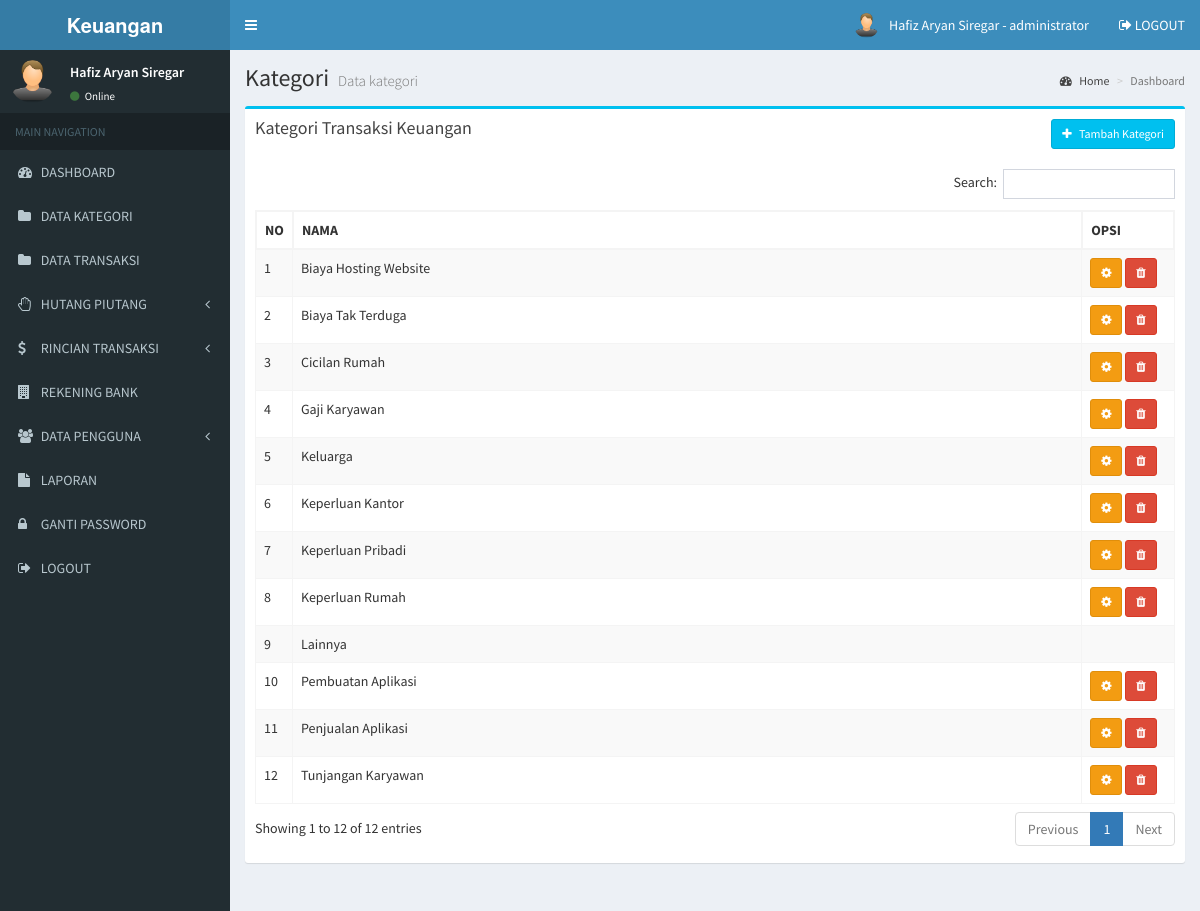
The app's page /admin/kategori.php (signed in) with its own data.
### tables this page shows
CREATE TABLE `user` (
  `user_id` int(11) NOT NULL,
  `user_nama` varchar(100) NOT NULL,
  `user_username` varchar(100) NOT NULL,
  `user_password` varchar(100) NOT NULL,
  `user_foto` varchar(100) DEFAULT NULL,
  `user_level` varchar(20) NOT NULL
);

CREATE TABLE `kategori` (
  `kategori_id` int(11) NOT NULL,
  `kategori` varchar(255) NOT NULL
);

### admin/kategori.php (the view, shortened to what this page needs)
<?php include 'header.php'; ?>
<div class="content-wrapper">
  <section class="content-header">
    <h1>
      Kategori
      <small>Data kategori</small>
    </h1>
    <ol class="breadcrumb">
      <li><a href="#"><i class="fa fa-dashboard"></i> Home</a></li>
      <li class="active">Dashboard</li>
    </ol>
  </section>
  <section class="content">
    <div class="row">
      <section class="col-lg-12">
        <div class="box box-info">
          <div class="box-header">
            <h3 class="box-title">Kategori Transaksi Keuangan</h3>
            <div class="btn-group pull-right">
              <button type="button" class="btn btn-info btn-sm" data-toggle="modal" data-target="#exampleModal">
                <i class="fa fa-plus"></i> &nbsp Tambah Kategori
              </button>
            </div>
          </div>
          <div class="box-body">
            <div class="table-responsive">
              <table class="table table-bordered table-striped" id="table-datatable">
                <thead>
                  <tr>
                    <th width="1%">NO</th>
                    <th>NAMA</th>
                    <th width="10%">OPSI</th>
                  </tr>
                </thead>
                <tbody>
                  <?php
                  include '../koneksi.php';
                  $no=1;
                  $data = mysqli_query($koneksi,"SELECT * FROM kategori ORDER BY kategori ASC");
                  while($d = mysqli_fetch_array($data)){
                    ?>
                    <tr>
                      <td><?php echo $no++; ?></td>
                      <td><?php echo $d['kategori']; ?></td>
                      <td>
                        <?php
                        if($d['kategori_id'] != 1){
                          ?>
                          <button type="button" class="btn btn-warning btn-sm" data-toggle="modal" data-target="#edit_kategori_<?php echo $d['kategori_id'] ?>">
                            <i class="fa fa-cog"></i>
                          </button>
                          <button type="button" class="btn btn-danger btn-sm" data-toggle="modal" data-target="#hapus_kategori_<?php echo $d['kategori_id'] ?>">
                            <i class="fa fa-trash"></i>
                          </button>
                          <?php
                        }
                        ?>
                      </td>
                    </tr>
                    <?php
                  }
                  ?>
                </tbody>
              </table>
            </div>
          </div>
        </div>
      </section>
    </div>
  </section>
</div>
<?php include 'footer.php'; ?>

### admin/header.php (shortened to what this page needs)
<!DOCTYPE html>
<html>
<head>
  <link rel="stylesheet" href="../assets/bower_components/bootstrap/dist/css/bootstrap.min.css">
  <link rel="stylesheet" href="../assets/bower_components/font-awesome/css/font-awesome.min.css">
  <link rel="stylesheet" href="../assets/bower_components/Ionicons/css/ionicons.min.css">
  <link rel="stylesheet" href="../assets/dist/css/AdminLTE.min.css">
  <link rel="stylesheet" href="../assets/bower_components/datatables.net-bs/css/dataTables.bootstrap.min.css">
  <link rel="stylesheet" href="../assets/dist/css/skins/_all-skins.min.css">
  <link rel="stylesheet" href="../assets/bower_components/morris.js/morris.css">
  <link rel="stylesheet" href="../assets/bower_components/jvectormap/jquery-jvectormap.css">
  <link rel="stylesheet" href="../assets/bower_components/bootstrap-datepicker/dist/css/bootstrap-datepicker.min.css">
  <link rel="stylesheet" href="../assets/bower_components/bootstrap-daterangepicker/daterangepicker.css">
  <link rel="stylesheet" href="../assets/plugins/bootstrap-wysihtml5/bootstrap3-wysihtml5.min.css">
  <?php
  include '../koneksi.php';
  ?>
</head>
<body class="hold-transition skin-blue sidebar-mini">
  <div class="wrapper">
    <header class="main-header">
      <a href="index.php" class="logo">
        <span class="logo-lg"><b>Keuangan</b></span>
      </a>
      <nav class="navbar navbar-static-top">
        <a href="#" class="sidebar-toggle" data-toggle="push-menu" role="button">
        </a>
        <div class="navbar-custom-menu">
          <ul class="nav navbar-nav">
            <li class="dropdown user user-menu">
              <a href="#" class="dropdown-toggle" data-toggle="dropdown">
                <?php
                $id_user = $_SESSION['id'];
                $profil = mysqli_query($koneksi, "select * from user where user_id='$id_user'");
                $profil = mysqli_fetch_assoc($profil);
                if ($profil['user_foto'] == "") {
                ?>
                  <img src="../gambar/sistem/user.png" class="user-image">
                <?php } else { ?>
                  <img src="../gambar/user/<?php echo $profil['user_foto'] ?>" class="user-image">
                <?php } ?>
                <span class="hidden-xs"><?php echo $_SESSION['nama']; ?> - <?php echo $_SESSION['level']; ?></span>
              </a>
            </li>
            <li>
              <a href="logout.php" onclick="return confirm('Apakah Anda yakin untuk logout?')">
                <i class="fa fa-sign-out"></i> LOGOUT
              </a>
            </li>
          </ul>
        </div>
      </nav>
    </header>
    <aside class="main-sidebar">
      <section class="sidebar">
        <div class="user-panel">
          <div class="pull-left image">
            <?php
            $id_user = $_SESSION['id'];
            $profil = mysqli_query($koneksi, "select * from user where user_id='$id_user'");
            $profil = mysqli_fetch_assoc($profil);
            if ($profil['user_foto'] == "") {
            ?>
              <img src="../gambar/sistem/user.png" class="img-circle">
            <?php } else { ?>
              <img src="../gambar/user/<?php echo $profil['user_foto'] ?>" class="img-circle" style="max-height:45px">
            <?php } ?>
          </div>
          <div class="pull-left info">
            <p><?php echo $_SESSION['nama']; ?></p>
            <a href="#"><i class="fa fa-circle text-success"></i> Online</a>
          </div>
        </div>
        <ul class="sidebar-menu" data-widget="tree">
          <li class="header">MAIN NAVIGATION</li>
          <li>
            <a href="index.php">
              <i class="fa fa-dashboard"></i> <span>DASHBOARD</span>
            </a>
          </li>
          <li>
            <a href="kategori.php">
              <i class="fa fa-folder"></i> <span>DATA KATEGORI</span>
            </a>
          </li>
          <li>
            <a href="transaksi.php">
              <i class="fa fa-folder"></i> <span>DATA TRANSAKSI</span>
            </a>
          </li>
          <li class="treeview">
            <a href="#">
              <i class="fa fa-hand-paper-o"></i>
              <span>HUTANG PIUTANG</span>
              <span class="pull-right-container">
                <i class="fa fa-angle-left pull-right"></i>
              </span>
            </a>
          </li>
          <li class="treeview">
            <a href="#">
              <i class="fa fa-dollar"></i>
              <span>RINCIAN TRANSAKSI</span>
              <span class="pull-right-container">
                <i class="fa fa-angle-left pull-right"></i>
              </span>
            </a>
          </li>
          <li>
            <a href="bank.php">
              <i class="fa fa-building"></i> <span>REKENING BANK</span>
            </a>
          </li>
          <li class="treeview">
            <a href="#">
              <i class="fa fa-users"></i>
              <span>DATA PENGGUNA</span>
              <span class="pull-right-container">
                <i class="fa fa-angle-left pull-right"></i>
              </span>
            </a>
          </li>
          <li>
            <a href="laporan.php">
              <i class="fa fa-file"></i> <span>LAPORAN</span>
            </a>
          </li>
          <li>
            <a href="gantipassword.php">
              <i class="fa fa-lock"></i> <span>GANTI PASSWORD</span>
            </a>
          </li>
          <li>
            <a href="logout.php" onclick="return confirm('Apakah Anda yakin untuk logout?')">
              <i class="fa fa-sign-out"></i> <span>LOGOUT</span>
            </a>
          </li>
        </ul>
      </section>
    </aside>

### admin/header.php (style rules this page uses)
#table-datatable { width: 100% !important; }
#table-datatable .sorting_disabled { border: 1px solid #f4f4f4; }

### records on screen
user: user_foto (picture)
kategori: kategori "Biaya Hosting Website"
kategori: kategori "Biaya Tak Terduga"
kategori: kategori "Cicilan Rumah"
kategori: kategori "Gaji Karyawan"
kategori: kategori "Keluarga"
kategori: kategori "Keperluan Kantor"
kategori: kategori "Keperluan Pribadi"
kategori: kategori "Keperluan Rumah"
kategori: kategori "Lainnya"
kategori: kategori "Pembuatan Aplikasi"
kategori: kategori "Penjualan Aplikasi"
kategori: kategori "Tunjangan Karyawan"

### other values on screen
$_SESSION['nama'] "Hafiz Aryan Siregar"
$_SESSION['level'] "administrator"
